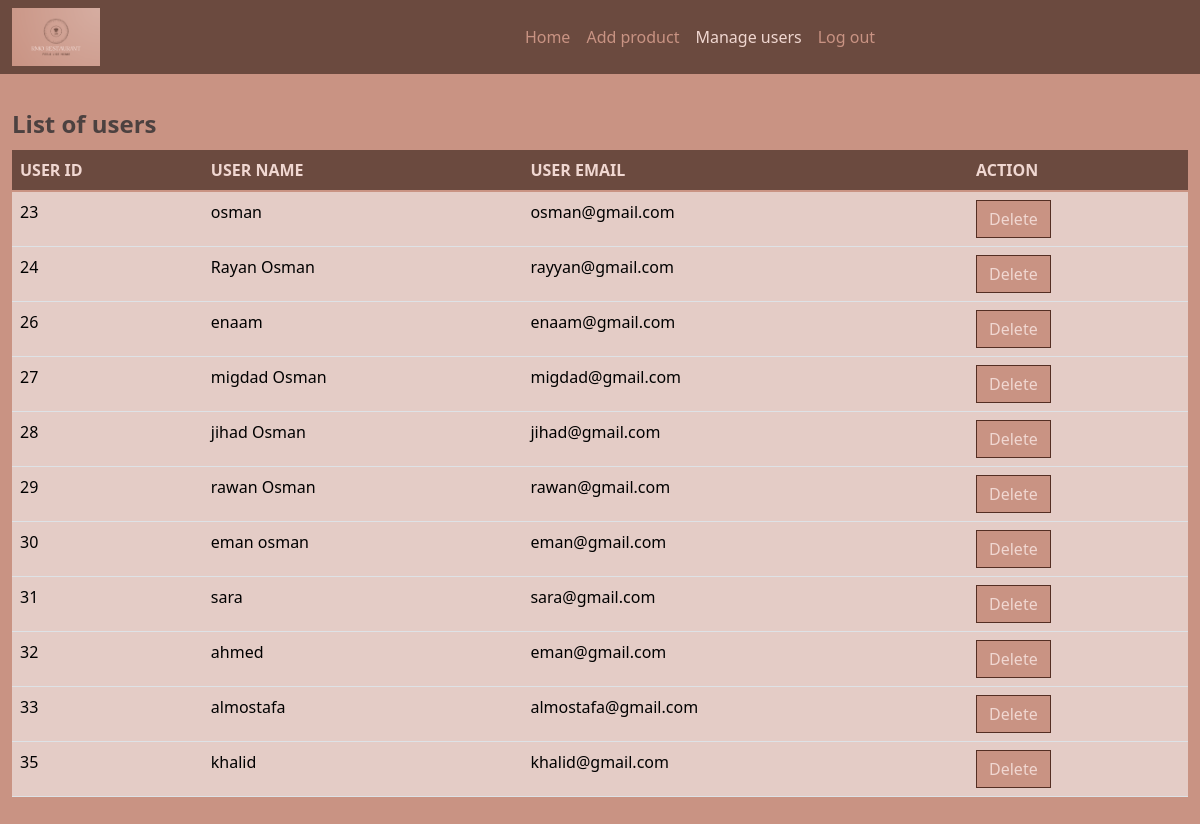
Screenshot of /manageUser.php (signed in) with the database file from the repository.
### tables this page shows
CREATE TABLE `users` (
  `id` int(11) NOT NULL,
  `name` varchar(50) NOT NULL,
  `email` varchar(200) NOT NULL,
  `password` varchar(100) NOT NULL,
  `role` varchar(10) NOT NULL DEFAULT 'user'
);

### manageUser.php (the view, shortened to what this page needs)
<!doctype html>
<html lang="en">
<head>
  <link href="https://cdn.jsdelivr.net/npm/bootstrap@5.3.3/dist/css/bootstrap.min.css" rel="stylesheet">
  <link rel="stylesheet" href="style.css">
</head>
<body style="background-color:#C99383;">
<nav class="navbar navbar-expand-lg sticky-sm-top" style=" background-color: #6B4A3F">
    <div class="container-fluid">
    <div class="row align-items-center">
        <div class="col-2 col-md-2">
      <a class="navbar-brand">
        <img src="logoo.png" alt="rastaurant logo" class="img-fluid" style=" max-width:50%">
   </a>
  </div>
  <div class="col-8 col-md-10 text-end">
      <div class="collapse navbar-collapse ml-auto" id="navbarNav">
        <ul class="navbar-nav justify-content-end">
          <li class="nav-item">
            <a class="nav-link" href="admin.php">Home </a>
          </li>
          <li class="nav-item">
            <a class="nav-link" href="addProduct.php">Add product </a>
          </li>
          <li class="nav-item">
            <a class="nav-link  active" aria-current="page" href="manageUser.php">Manage users </a>
          </li>
          <li class="nav-item">
            <a class="nav-link " href="logOut.php">Log out </a>
          </li>
        </ul>
      </div>
    </div>
  </nav>
  <div class="container-fluid py-4 " style="height: 100vh;" id="userTable">
  <div class="table-responsive">
            <table class="table table-striped caption-top" >
                <caption style="font-size:24px; font-weight:bold">List of users</caption>
                <thead>
                    <tr>
                        <th>USER ID</th>
                        <th>USER NAME</th>
                        <th>USER EMAIL</th>
                        <th>ACTION</th>
                    </tr>
                </thead>
                <tbody class="table-group-divider">
                    <?php
                    $cnn = mysqli_connect("localhost", "root", "", "rmo");
                    $sql = "SELECT * from users";
                    $result = mysqli_query($cnn, $sql);
                    if (mysqli_num_rows($result) > 0) {
                        while ($row = mysqli_fetch_assoc($result)) {
                            echo "<tr>";
                            echo "<td>" . $row["id"] . "</td>";
                            echo "<td>" . $row["name"] . "</td>";
                            echo "<td>" . $row["email"] . "</td>";
                            echo "<td><button type='button' class='btn btn-no-radius'  onclick=\"window.location.href='projectDel.php?id=" . $row["id"] . "'\" >Delete</button></td></tr></tbody>";
                        }
                    } else {
                        echo "No data returned..";
                    }
                    ?>
            </table>
            </div>
  </body>
</html>

### style.css (style rules this page uses)
.navbar-nav .nav-link.active { color: #F0D7D1; }
.navbar-nav { margin: auto; display: flex; justify-content: center; }
body { background-color: #C99383; padding: 0; margin: 0; }

### manageUser.php (style rules this page uses)
.navbar-nav .nav-link { font-size: medium; color: #C99383; }
#userTable { background-color: #C99383; color: #C99383; }
#userTable th { background-color: #6B4A3F; color: #F0D7D1; }
#userTable td { background-color: #F0D7D1; }
#userTable .btn { background-color: #C99383; color: #F0D7D1; border-color: #542e23; }
.btn-no-radius { border-radius: 0; }

### rows the page displays
users: id "23", name "osman", email "osman@gmail.com"
users: id "24", name "Rayan Osman", email "rayyan@gmail.com"
users: id "26", name "enaam", email "enaam@gmail.com"
users: id "27", name "migdad Osman", email "migdad@gmail.com"
users: id "28", name "jihad Osman", email "jihad@gmail.com"
users: id "29", name "rawan Osman", email "rawan@gmail.com"
users: id "30", name "eman osman", email "eman@gmail.com"
users: id "31", name "sara", email "sara@gmail.com"
users: id "32", name "ahmed", email "eman@gmail.com"
users: id "33", name "almostafa", email "almostafa@gmail.com"
users: id "35", name "khalid", email "khalid@gmail.com"
